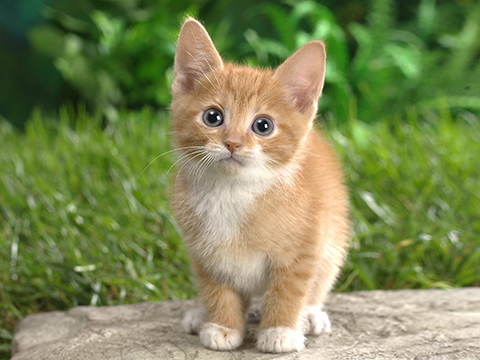
%> input picture caffe/examples/images/cat.jpg, 480 x 360 px
$ octave --eval "result = removeframe('../../caffe/examples/images/cat.jpg');"   (GNU Octave 9; MATLAB toolbox functions it lacks are replaced by stand-ins)
%> lines starting %> are read from the running program, lines starting %| are printed output that depends on the picture
function [input_im,w]=removeframe(imname)
%> called with imname = '../../caffe/examples/images/cat.jpg'

threshold=0.6;
input_im=imread(imname);
%> input_im is the input picture: size 360x480x3 uint8; mean R, G, B 125.8, 136, 85.7
input_im=im2double(input_im);
%> input_im: size 360x480x3 double
gray=rgb2gray(input_im);
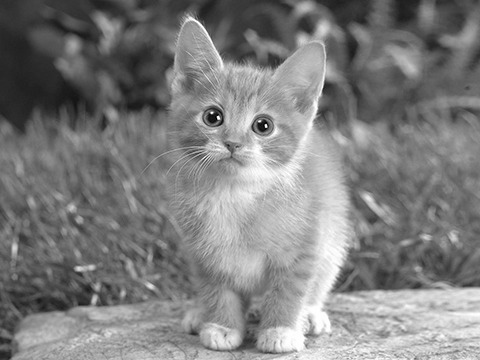
%> gray: size 360x480 double; min 0.0023, max 1, mean 0.499
edgemap = edge(gray,'canny');
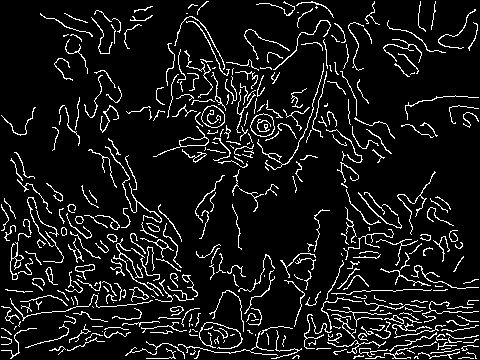
%> edgemap: size 360x480 logical; 9.1% white in thin lines or dots
[m,n]=size(edgemap);
%> m = 360; n = 480
flagt=0;
flagd=0;
flagr=0;
flagl=0;
t=1;
d=1;
l=1;
r=1;

for k=1:30 % we assume that the frame is not wider than 30 pixels.
    pbt=mean(edgemap(k,:));
    pbd=mean(edgemap(m-k+1,:));
    pbl=mean(edgemap(:,k));
    pbr=mean(edgemap(:,n-k+1));
    if pbt>threshold
        t=k;
        flagt=1;
    end
    if pbd>threshold
        d=k;
        flagd=1;
    end
    if pbl>threshold
        l=k;
        flagl=1;
    end
    if pbr>threshold
        r=k;
        flagr=1;
    end
end
%> this loop made 30 passes
%> (pbt, pbd, pbl, pbr) on passes 1 to 12: (0, 0, 0, 0), (0.0187, 0.179, 0.0333, 0.0361), (0.0479, 0.1, 0.0278, 0.0583), (0.0583, 0.0938, 0.0361, 0.0639), (0.05, 0.0833, 0.0528, 0.0722), (0.05, 0.135, 0.0583, 0.0611), (0.0417, 0.158, 0.0694, 0.0556), (0.0396, 0.19, 0.0583, 0.0611), (0.0292, 0.144, 0.0528, 0.0583), (0.0458, 0.217, 0.05, 0.0611), (0.05, 0.181, 0.119, 0.075), (0.0437, 0.202, 0.133, 0.075)
%> after the loop, d = 1; flagd = 0; flagl = 0; flagr = 0; flagt = 0; l = 1; r = 1; t = 1

flagrm=flagt+flagd+flagl+flagr;
%> flagrm = 0
% we assume that there exists a frame when one more lines parallel to the image side are detected
if flagrm>1
    maxwidth=max([t,d,l,r]);
    %
    if t==1
        t=maxwidth;
    end
    if d==1
        d=maxwidth;
    end
    if l==1
        l=maxwidth;
    end
    if r==1
        r=maxwidth;
    end
    input_im=input_im(t:m-d+1,l:n-r+1,:);
    w=[m,n,t,m-d+1,l,n-r+1];
else
    w=[m,n,1,m,1,n];
%> w = [360 480 1 360 1 480]
end
% outname=[imname(1:end-4) '.bmp'];
% imwrite(input_im,outname);

$ run again, on caffe/examples/images/fish-bike.jpg
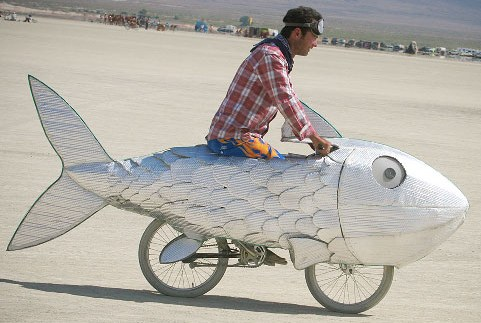
%> input picture caffe/examples/images/fish-bike.jpg, 481 x 323 px
%> in removeframe, input_im is the input picture: size 323x481x3 uint8; mean R, G, B 178.9, 174.4, 166.3
%> input_im: size 323x481x3 double
%> in removeframe, `gray=rgb2gray(input_im);`:
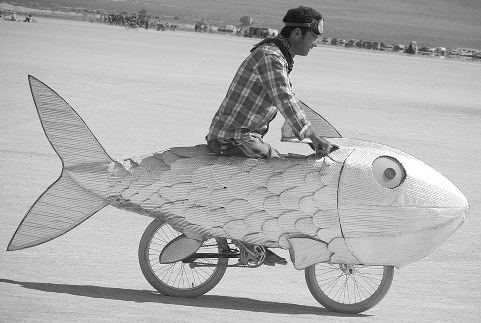
%> gray: size 323x481 double; min 0.00921, max 1, mean 0.686
%> in removeframe, `edgemap = edge(gray,'canny');`:
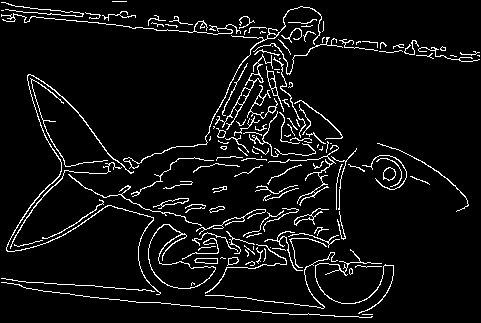
%> edgemap: size 323x481 logical; 6.2% white in thin lines or dots
%> the loop in removeframe, `for k=1:30` made 30 passes
%> (pbt, pbd, pbl, pbr) on passes 1 to 8: (0, 0, 0, 0), (0.0312, 0, 0.0217, 0.0124), (0.0104, 0, 0.0186, 0.00929), (0.00624, 0, 0.0217, 0.00929), (0.00832, 0, 0.0155, 0.00619), (0.00832, 0.027, 0.0186, 0.0124), (0.0249, 0.0561, 0.031, 0.00929), (0.0333, 0.0312, 0.0372, 0.00929)
%> after the loop in removeframe, `for k=1:30`: d = 1; flagd = 0; l = 1
%> flagrm = 0
